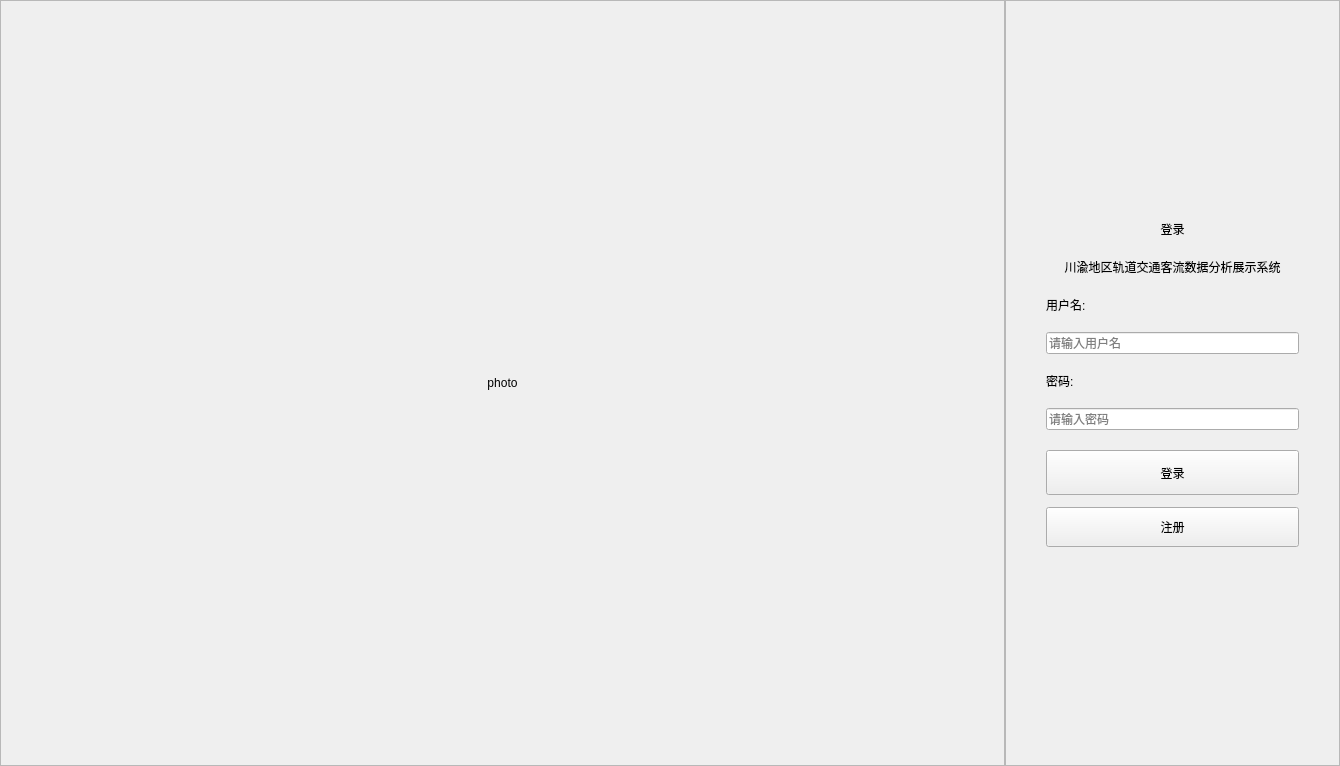
<?xml version="1.0" encoding="UTF-8"?>
<ui version="4.0">
 <class>LoginWindow</class>
 <widget class="QMainWindow" name="LoginWindow">
  <property name="geometry">
   <rect>
    <x>0</x>
    <y>0</y>
    <width>1340</width>
    <height>766</height>
   </rect>
  </property>
  <property name="windowTitle">
   <string>登录 - 川渝地区轨道交通客流数据分析展示系统</string>
  </property>
  <widget class="QWidget" name="centralwidget">
   <layout class="QHBoxLayout" name="horizontalLayout">
    <property name="spacing">
     <number>0</number>
    </property>
    <property name="leftMargin">
     <number>0</number>
    </property>
    <property name="topMargin">
     <number>0</number>
    </property>
    <property name="rightMargin">
     <number>0</number>
    </property>
    <property name="bottomMargin">
     <number>0</number>
    </property>
    <item>
     <widget class="QFrame" name="leftFrame">
      <property name="sizePolicy">
       <sizepolicy hsizetype="Expanding" vsizetype="Preferred">
        <horstretch>3</horstretch>
        <verstretch>0</verstretch>
       </sizepolicy>
      </property>
      <property name="frameShape">
       <enum>QFrame::Shape::StyledPanel</enum>
      </property>
      <property name="frameShadow">
       <enum>QFrame::Shadow::Raised</enum>
      </property>
      <layout class="QVBoxLayout" name="leftVerticalLayout">
       <property name="spacing">
        <number>0</number>
       </property>
       <property name="leftMargin">
        <number>0</number>
       </property>
       <property name="topMargin">
        <number>0</number>
       </property>
       <property name="rightMargin">
        <number>0</number>
       </property>
       <property name="bottomMargin">
        <number>0</number>
       </property>
       <item>
        <widget class="QLabel" name="imageLabel">
         <property name="text">
          <string>photo</string>
         </property>
         <property name="scaledContents">
          <bool>true</bool>
         </property>
         <property name="alignment">
          <set>Qt::AlignmentFlag::AlignCenter</set>
         </property>
        </widget>
       </item>
      </layout>
     </widget>
    </item>
    <item>
     <widget class="QFrame" name="rightFrame">
      <property name="sizePolicy">
       <sizepolicy hsizetype="Expanding" vsizetype="Preferred">
        <horstretch>1</horstretch>
        <verstretch>0</verstretch>
       </sizepolicy>
      </property>
      <property name="frameShape">
       <enum>QFrame::Shape::StyledPanel</enum>
      </property>
      <property name="frameShadow">
       <enum>QFrame::Shadow::Raised</enum>
      </property>
      <layout class="QVBoxLayout" name="rightVerticalLayout">
       <property name="spacing">
        <number>20</number>
       </property>
       <property name="leftMargin">
        <number>40</number>
       </property>
       <property name="topMargin">
        <number>60</number>
       </property>
       <property name="rightMargin">
        <number>40</number>
       </property>
       <property name="bottomMargin">
        <number>60</number>
       </property>
       <item>
        <spacer name="topSpacer">
         <property name="orientation">
          <enum>Qt::Orientation::Vertical</enum>
         </property>
         <property name="sizeHint" stdset="0">
          <size>
           <width>20</width>
           <height>40</height>
          </size>
         </property>
        </spacer>
       </item>
       <item>
        <widget class="QLabel" name="titleLabel">
         <property name="text">
          <string>登录</string>
         </property>
         <property name="alignment">
          <set>Qt::AlignmentFlag::AlignCenter</set>
         </property>
        </widget>
       </item>
       <item>
        <widget class="QLabel" name="subTitleLabel">
         <property name="text">
          <string>川渝地区轨道交通客流数据分析展示系统</string>
         </property>
         <property name="alignment">
          <set>Qt::AlignmentFlag::AlignCenter</set>
         </property>
        </widget>
       </item>
       <item>
        <layout class="QVBoxLayout" name="formVerticalLayout">
         <property name="spacing">
          <number>18</number>
         </property>
         <item>
          <widget class="QLabel" name="usernameLabel">
           <property name="text">
            <string>用户名:</string>
           </property>
          </widget>
         </item>
         <item>
          <widget class="QLineEdit" name="usernameLineEdit">
           <property name="placeholderText">
            <string>请输入用户名</string>
           </property>
          </widget>
         </item>
         <item>
          <widget class="QLabel" name="passwordLabel">
           <property name="text">
            <string>密码:</string>
           </property>
          </widget>
         </item>
         <item>
          <widget class="QLineEdit" name="passwordLineEdit">
           <property name="echoMode">
            <enum>QLineEdit::EchoMode::Password</enum>
           </property>
           <property name="placeholderText">
            <string>请输入密码</string>
           </property>
          </widget>
         </item>
        </layout>
       </item>
       <item>
        <layout class="QVBoxLayout" name="buttonVerticalLayout">
         <property name="spacing">
          <number>12</number>
         </property>
         <item>
          <widget class="QPushButton" name="loginButton">
           <property name="minimumSize">
            <size>
             <width>0</width>
             <height>45</height>
            </size>
           </property>
           <property name="text">
            <string>登录</string>
           </property>
          </widget>
         </item>
         <item>
          <widget class="QPushButton" name="registerButton">
           <property name="minimumSize">
            <size>
             <width>0</width>
             <height>40</height>
            </size>
           </property>
           <property name="text">
            <string>注册</string>
           </property>
          </widget>
         </item>
        </layout>
       </item>
       <item>
        <spacer name="bottomSpacer">
         <property name="orientation">
          <enum>Qt::Orientation::Vertical</enum>
         </property>
         <property name="sizeHint" stdset="0">
          <size>
           <width>20</width>
           <height>40</height>
          </size>
         </property>
        </spacer>
       </item>
      </layout>
     </widget>
    </item>
   </layout>
  </widget>
 </widget>
 <resources/>
 <connections/>
</ui>
